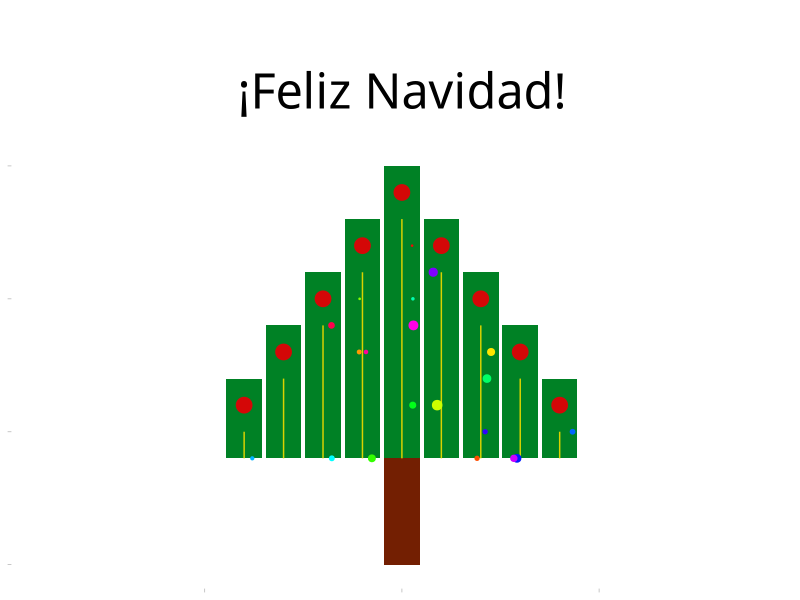

R code for this plot:
library(ggplot2)
library(tidyr)

# ------- Arbol ------- #
# Definimos los parametros para el arbol
tree <- data.frame(white = 4,
                   green = c(3,5,7,9,11,9,7,5,3),
                   position = 1:9)
# Pasamos los datos a largo
tree <- tree %>% 
  pivot_longer(cols = c("white", "green"),
               names_to = "colors",
               values_to = "values")
# Creamos el tronco
tree$colors[which(tree$colors == "white" & tree$position == 5)] <- "brown"
# Establecemos el orden de los factores
tree$colors <- factor(tree$colors,
                      levels = c("green", "brown", "white"))

# ------- Bolas ------- #
balls <- tree[which(tree$colors == "green"),]
balls$values <- balls$values + 3

# ------- Tiras de luces ------- #
lights <- tree[which(tree$colors == "green"),]
lights$colors <- "up"
lights$values <- lights$values + 2
tmp <- tree[which(tree$colors == "green"),]
tmp$colors <- "down"
tmp$values <- 4
lights <- rbind(lights, tmp)
rm(tmp)

# ------- Bolas de luces aleatorias ------- #
rnd_lights <- do.call("rbind", replicate(5,
                                         tree[which(tree$colors == "green"),c(1,3)],
                                         simplify = FALSE))
rnd_lights$min <- 4
rnd_lights$max <- rnd_lights$values + 3
rnd_lights$values <- rnd_lights$values + sample(-5:8, size = 45, replace = TRUE)
rnd_lights <- rnd_lights[which(rnd_lights$values < rnd_lights$max & rnd_lights$values >= rnd_lights$min),]

# ------- Plot ------- #
ggplot() +
  geom_bar(data = tree,
           aes(x = position, y = values, fill = colors),
           stat = "identity") +
  scale_fill_manual(values = c("#008125", "#731F02", "#ffffff")) +
  geom_point(data = balls,
             aes(x = position, y = values),
             size = 5, color = "#D40707") +
  geom_line(data = lights,
             aes(x = position, y = values, group = position),
            color = "#D9D200") +
  geom_jitter(data = rnd_lights,
            aes(x = position, y = values),
            color = rainbow(length(rnd_lights$values))[sample(1:length(rnd_lights$values))],
            height = 0,
            size = runif(length(rnd_lights$values), 0, 3)) +
  xlim(c(-4, 14)) +
  ylim(c(0,18)) +
  ggtitle("¡Feliz Navidad!") +
  theme_light() +
  theme(panel.grid = element_blank(),
        axis.title = element_blank(),
        axis.text = element_blank(),
        panel.border = element_blank(),
        plot.title = element_text(size = 35, family = "Chalkboard", hjust = 0.5, vjust = -4.5),
        legend.position = "none")
